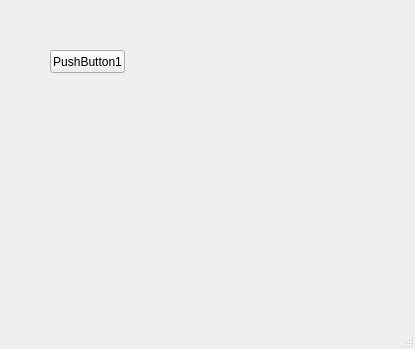
<?xml version="1.0" encoding="UTF-8"?>
<ui version="4.0">
 <class>MainWindow</class>
 <widget class="QMainWindow" name="MainWindow">
  <property name="geometry">
   <rect>
    <x>0</x>
    <y>0</y>
    <width>415</width>
    <height>349</height>
   </rect>
  </property>
  <property name="windowTitle">
   <string>MainWindow</string>
  </property>
  <property name="windowOpacity">
   <double>1.000000000000000</double>
  </property>
  <widget class="QWidget" name="centralwidget">
   <widget class="QPushButton" name="pushButton">
    <property name="geometry">
     <rect>
      <x>50</x>
      <y>50</y>
      <width>75</width>
      <height>23</height>
     </rect>
    </property>
    <property name="text">
     <string>PushButton1</string>
    </property>
   </widget>
  </widget>
  <widget class="QMenuBar" name="menubar">
   <property name="geometry">
    <rect>
     <x>0</x>
     <y>0</y>
     <width>415</width>
     <height>21</height>
    </rect>
   </property>
  </widget>
  <widget class="QStatusBar" name="statusbar"/>
 </widget>
 <resources/>
 <connections/>
</ui>
